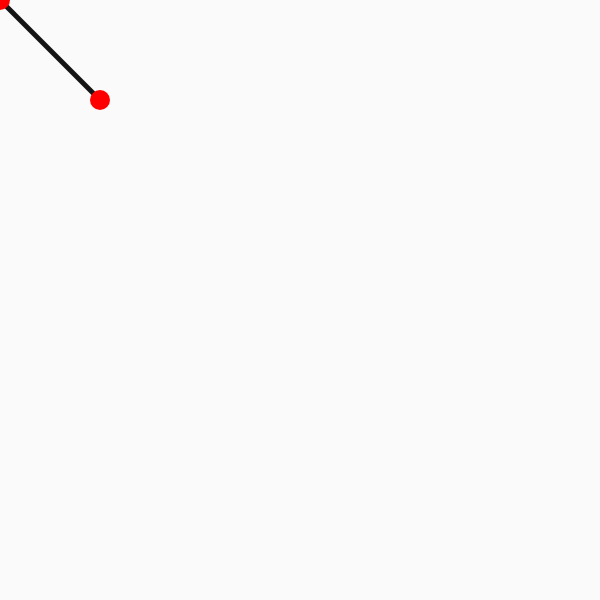
Frame 1 (no input)
Frame 60 (no input): identical to frame 1, image omitted
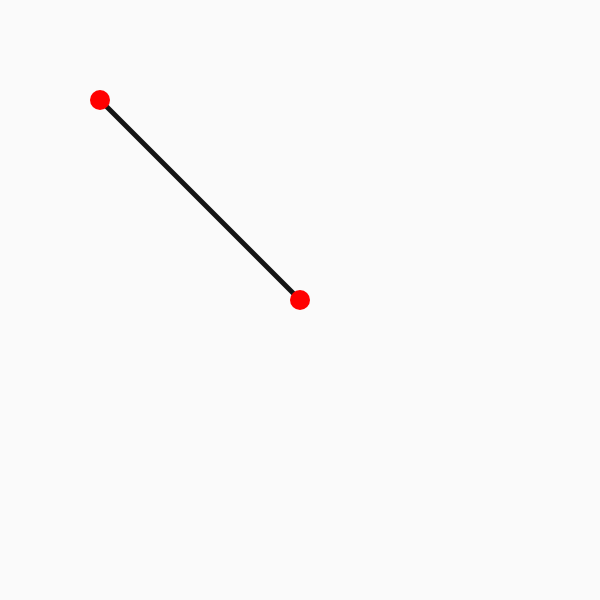
Frame 120 (the mouse pressed at the canvas centre since frame 60)

The p5.js sketch that drew these frames (run headless with seeded random() and noise() and a simulated clock; from frame 60 on, the mouse is pressed at the canvas centre):

// p5.js sketch
// ── sketch.js
function setup() {
  createCanvas(600, 600);
}

function draw() {
  background(250);

  //draw the line
  stroke(20);
  strokeWeight(5);
  line(100, 100, mouseX, mouseY);

  //draw red ellipses at the two ends of the line
  noStroke();
  fill(255, 0, 0);
  ellipse(100, 100, 20, 20);
  ellipse(mouseX, mouseY, 20, 20);
}
